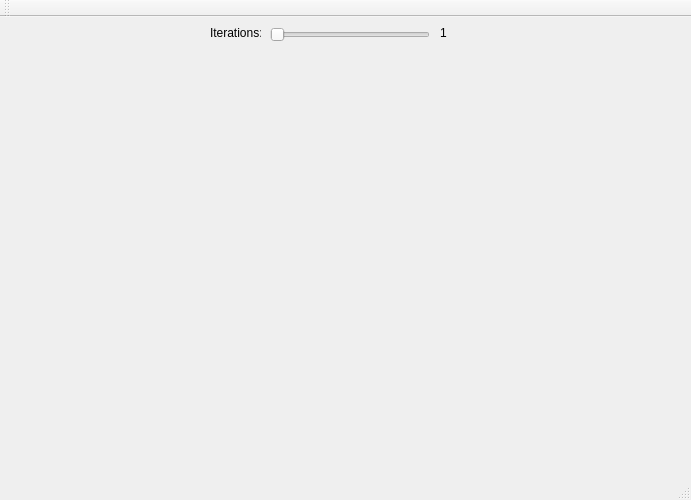
<?xml version="1.0" encoding="UTF-8"?>
<ui version="4.0">
 <class>SierpinskiTriangle</class>
 <widget class="QMainWindow" name="SierpinskiTriangle">
  <property name="geometry">
   <rect>
    <x>0</x>
    <y>0</y>
    <width>691</width>
    <height>500</height>
   </rect>
  </property>
  <property name="maximumSize">
   <size>
    <width>16777215</width>
    <height>500</height>
   </size>
  </property>
  <property name="windowTitle">
   <string>SierpinskiTriangle</string>
  </property>
  <widget class="QWidget" name="centralWidget">
   <widget class="QSlider" name="horizontalSlider">
    <property name="geometry">
     <rect>
      <x>270</x>
      <y>10</y>
      <width>160</width>
      <height>16</height>
     </rect>
    </property>
    <property name="minimum">
     <number>1</number>
    </property>
    <property name="maximum">
     <number>13</number>
    </property>
    <property name="orientation">
     <enum>Qt::Horizontal</enum>
    </property>
    <property name="invertedAppearance">
     <bool>false</bool>
    </property>
   </widget>
   <widget class="QLabel" name="label">
    <property name="geometry">
     <rect>
      <x>210</x>
      <y>8</y>
      <width>51</width>
      <height>16</height>
     </rect>
    </property>
    <property name="text">
     <string>Iterations: </string>
    </property>
   </widget>
   <widget class="QLabel" name="label_2">
    <property name="geometry">
     <rect>
      <x>440</x>
      <y>8</y>
      <width>51</width>
      <height>16</height>
     </rect>
    </property>
    <property name="text">
     <string>1</string>
    </property>
   </widget>
  </widget>
  <widget class="QMenuBar" name="menuBar">
   <property name="geometry">
    <rect>
     <x>0</x>
     <y>0</y>
     <width>691</width>
     <height>20</height>
    </rect>
   </property>
  </widget>
  <widget class="QToolBar" name="mainToolBar">
   <attribute name="toolBarArea">
    <enum>TopToolBarArea</enum>
   </attribute>
   <attribute name="toolBarBreak">
    <bool>false</bool>
   </attribute>
  </widget>
  <widget class="QStatusBar" name="statusBar"/>
 </widget>
 <layoutdefault spacing="6" margin="11"/>
 <resources/>
 <connections>
  <connection>
   <sender>horizontalSlider</sender>
   <signal>valueChanged(int)</signal>
   <receiver>label_2</receiver>
   <slot>setNum(int)</slot>
   <hints>
    <hint type="sourcelabel">
     <x>283</x>
     <y>57</y>
    </hint>
    <hint type="destinationlabel">
     <x>463</x>
     <y>53</y>
    </hint>
   </hints>
  </connection>
 </connections>
</ui>
